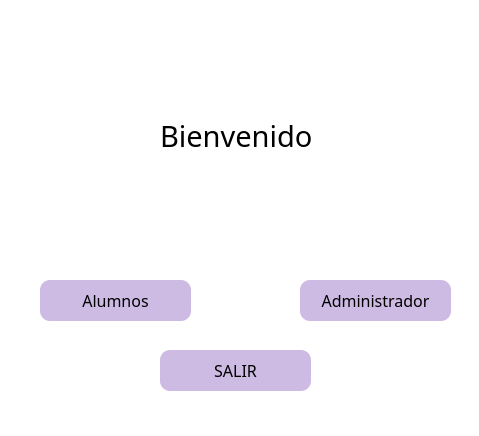
<?xml version="1.0" encoding="UTF-8"?>
<ui version="4.0">
 <class>MainWindow</class>
 <widget class="QMainWindow" name="MainWindow">
  <property name="geometry">
   <rect>
    <x>0</x>
    <y>0</y>
    <width>479</width>
    <height>436</height>
   </rect>
  </property>
  <property name="windowTitle">
   <string>MainWindow</string>
  </property>
  <property name="styleSheet">
   <string notr="true">background-color: rgb(255, 255, 255);</string>
  </property>
  <widget class="QWidget" name="centralwidget">
   <widget class="QPushButton" name="pbAlumnos">
    <property name="geometry">
     <rect>
      <x>40</x>
      <y>280</y>
      <width>151</width>
      <height>41</height>
     </rect>
    </property>
    <property name="font">
     <font>
      <family>Dubai Medium</family>
      <pointsize>12</pointsize>
     </font>
    </property>
    <property name="styleSheet">
     <string notr="true">QPushButton{

	background-color:rgb(205, 187, 227);
	border-radius:10px;
	border:10px;
}



QPushButton:hover{
background-color: rgb(170, 255, 127);
	border-radius:10px;
	border: 10px;
}
</string>
    </property>
    <property name="text">
     <string>Alumnos</string>
    </property>
    <property name="icon">
     <iconset>
      <normaloff>../imagenes/AGREGARM.png</normaloff>../imagenes/AGREGARM.png</iconset>
    </property>
    <property name="iconSize">
     <size>
      <width>40</width>
      <height>40</height>
     </size>
    </property>
   </widget>
   <widget class="QPushButton" name="pbAdministrador">
    <property name="geometry">
     <rect>
      <x>300</x>
      <y>280</y>
      <width>151</width>
      <height>41</height>
     </rect>
    </property>
    <property name="font">
     <font>
      <family>Dubai Medium</family>
      <pointsize>12</pointsize>
     </font>
    </property>
    <property name="styleSheet">
     <string notr="true">QPushButton{

	background-color:rgb(205, 187, 227);
	border-radius:10px;
	border:10px;
}


QPushButton:hover{
background-color: rgb(170, 255, 127);
	border-radius:10px;
	border: 10px;
}
</string>
    </property>
    <property name="text">
     <string>Administrador</string>
    </property>
    <property name="icon">
     <iconset>
      <normaloff>../imagenes/CONSULTAR.png</normaloff>../imagenes/CONSULTAR.png</iconset>
    </property>
    <property name="iconSize">
     <size>
      <width>40</width>
      <height>40</height>
     </size>
    </property>
   </widget>
   <widget class="QLabel" name="label">
    <property name="geometry">
     <rect>
      <x>160</x>
      <y>100</y>
      <width>151</width>
      <height>71</height>
     </rect>
    </property>
    <property name="font">
     <font>
      <family>Segoe MDL2 Assets</family>
      <pointsize>22</pointsize>
     </font>
    </property>
    <property name="text">
     <string>Bienvenido</string>
    </property>
   </widget>
   <widget class="QPushButton" name="pbSalir">
    <property name="geometry">
     <rect>
      <x>160</x>
      <y>350</y>
      <width>151</width>
      <height>41</height>
     </rect>
    </property>
    <property name="font">
     <font>
      <family>Dubai Medium</family>
      <pointsize>12</pointsize>
     </font>
    </property>
    <property name="styleSheet">
     <string notr="true">QPushButton{

	background-color:rgb(205, 187, 227);
	border-radius:10px;
	border:10px;
}


QPushButton:hover{
background-color: rgb(170, 255, 127);
	border-radius:10px;
	border: 10px;
}
</string>
    </property>
    <property name="text">
     <string>SALIR</string>
    </property>
    <property name="icon">
     <iconset>
      <normaloff>../imagenes/icono_home.png</normaloff>../imagenes/icono_home.png</iconset>
    </property>
    <property name="iconSize">
     <size>
      <width>40</width>
      <height>40</height>
     </size>
    </property>
   </widget>
   <widget class="QLabel" name="label_2">
    <property name="geometry">
     <rect>
      <x>-10</x>
      <y>0</y>
      <width>491</width>
      <height>101</height>
     </rect>
    </property>
    <property name="styleSheet">
     <string notr="true"/>
    </property>
    <property name="text">
     <string/>
    </property>
    <property name="pixmap">
     <pixmap>../imagenes/Logo.png</pixmap>
    </property>
    <property name="scaledContents">
     <bool>true</bool>
    </property>
   </widget>
   <widget class="QLabel" name="label_3">
    <property name="geometry">
     <rect>
      <x>50</x>
      <y>160</y>
      <width>121</width>
      <height>131</height>
     </rect>
    </property>
    <property name="font">
     <font>
      <family>Segoe MDL2 Assets</family>
      <pointsize>22</pointsize>
     </font>
    </property>
    <property name="styleSheet">
     <string notr="true">background-color: rgba(255, 255, 255, 0);</string>
    </property>
    <property name="text">
     <string/>
    </property>
    <property name="pixmap">
     <pixmap>../imagenes/alumnos.png</pixmap>
    </property>
    <property name="scaledContents">
     <bool>true</bool>
    </property>
   </widget>
   <widget class="QLabel" name="label_4">
    <property name="geometry">
     <rect>
      <x>320</x>
      <y>150</y>
      <width>121</width>
      <height>141</height>
     </rect>
    </property>
    <property name="font">
     <font>
      <family>Segoe MDL2 Assets</family>
      <pointsize>22</pointsize>
     </font>
    </property>
    <property name="styleSheet">
     <string notr="true">background-color: rgba(255, 255, 255, 0);</string>
    </property>
    <property name="text">
     <string/>
    </property>
    <property name="pixmap">
     <pixmap>../imagenes/administrador.png</pixmap>
    </property>
    <property name="scaledContents">
     <bool>true</bool>
    </property>
   </widget>
  </widget>
 </widget>
 <tabstops>
  <tabstop>pbAlumnos</tabstop>
  <tabstop>pbAdministrador</tabstop>
 </tabstops>
 <resources/>
 <connections/>
</ui>
